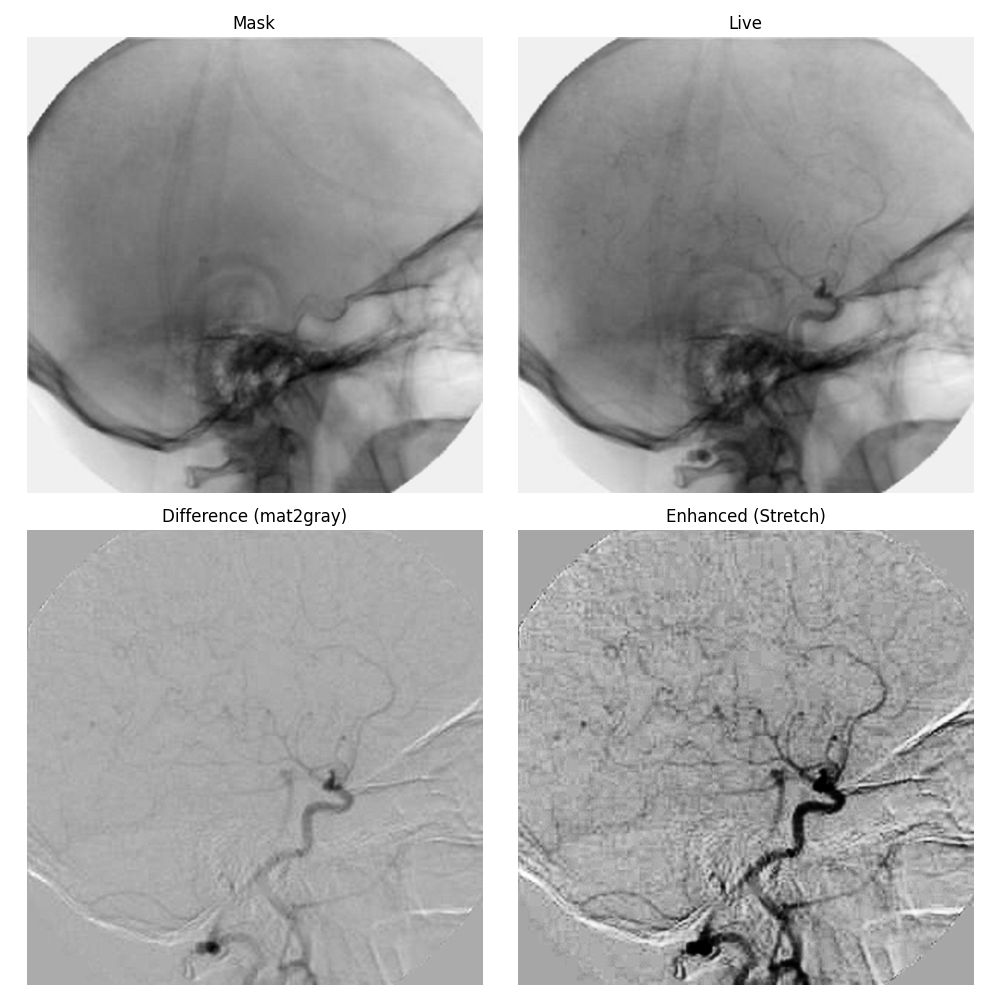

Write Python code to recreate this figure.

import sys
import os
import numpy as np
import matplotlib.pyplot as plt
from skimage.io import imread
from skimage.util import img_as_float
from libDIPUM.intensityTransformations import intensityTransformations
from libDIPUM.mat2gray import mat2gray
from libDIPUM.data_path import dip_data

# Load and convert to double (0-1 float)
mask = img_as_float(imread(dip_data('angiography-mask-image.tif')))
live = img_as_float(imread(dip_data('angiography-live-image.tif')))

# Difference between mask and live
# d = imsubtract(live,mask);
# Since they are float, we just subtract.
d = live - mask

# d = mat2gray(d);
d = mat2gray(d)

# m = mean2(d);
m = np.mean(d)

# Contrast stretching
# g = intensityTransformations (d,'stretch',m - .03,10);
g = intensityTransformations(d, 'stretch', m - 0.03, 10)

# Display
fig, axes = plt.subplots(2, 2, figsize=(10, 10))
axes = axes.flatten()

axes[0].imshow(mask, cmap='gray')
axes[0].set_title('Mask')
axes[0].axis('off')

axes[1].imshow(live, cmap='gray')
axes[1].set_title('Live')
axes[1].axis('off')

axes[2].imshow(d, cmap='gray')
axes[2].set_title('Difference (mat2gray)')
axes[2].axis('off')

axes[3].imshow(g, cmap='gray')
axes[3].set_title('Enhanced (Stretch)')
axes[3].axis('off')

plt.tight_layout()
plt.savefig('Figure232.png')
print("Saved Figure232.png")

plt.show()
